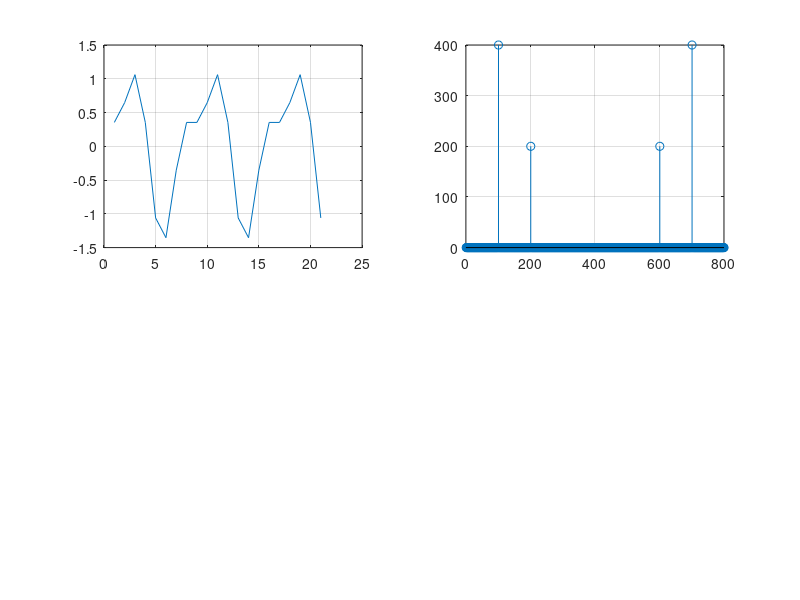

Write MATLAB code to recreate this figure. (Note: this script raises an error after producing the figure.)
%### 2  ###%
clear;
close all;

Fs = 8000;
T = 0.1;
ts = 0:1/Fs:T-1/Fs;

% Исходный сигнал
x = sin(2*pi*1000*ts)+0.5*sin(2*pi*2000*ts+3*pi/4);

subplot(2,2,1);
plot(x(50:70)); grid on;

subplot(2,2,2);
stem(abs(fft(x))); grid on;

% fltr - фильтр с параметрами:
% Bandpass
% Fs = 8000;                % Sampling Frequency
% Fstop1 = 1300;            % First Stopband Frequency
% Fpass1 = 1900;            % First Passband Frequency
% Fpass2 = 2100;            % Second Passband Frequency
% Fstop2 = 2700;            % Second Stopband Frequency
% Dstop1 = 1e-06;           % First Stopband Attenuation
% Dpass  = 0.057501127785;  % Passband Ripple
% Dstop2 = 1e-06;           % Second Stopband Attenuation
% dens   = 20; 

y = filter(fltr,1,x);

subplot(2,2,3);
plot(y(50:70)); grid on;

subplot(2,2,4);
stem(abs(fft(y))); grid on;
